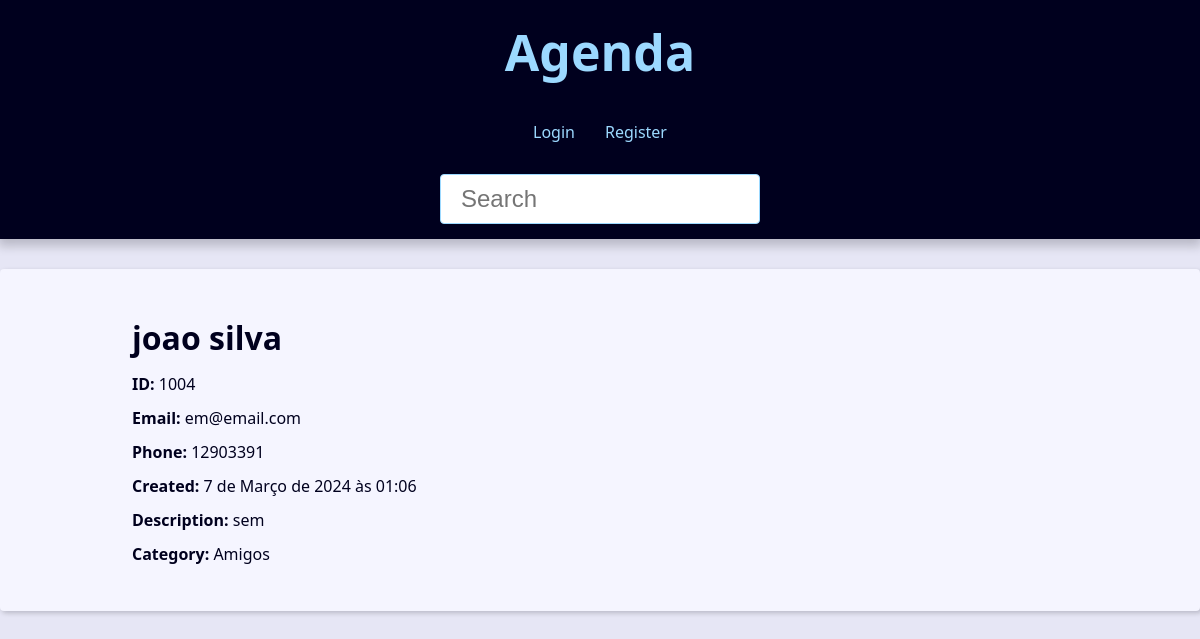
Page /contact/1004/ on the committed database.
### contact/models.py (models this page shows, shortened)
class Contact(models.Model):
  first_name = models.CharField(max_length=50)
  last_name = models.CharField(max_length=50, blank=True)
  phone = models.CharField(max_length=50)
  email = models.EmailField(max_length=250, blank=True)
  created = models.DateTimeField(default=timezone.now)
  description = models.TextField(blank=True)
  show = models.BooleanField(default=True)
  picture = models.ImageField(upload_to='pictures/%Y/%m/', blank=True, null=True)
  category = models.ForeignKey(Category, on_delete=models.SET_NULL, null=True, blank=True)
  owner = models.ForeignKey(User, on_delete=models.SET_NULL, null=True, blank=True)

class Category(models.Model):
  class Meta:
    verbose_name_plural = 'Categories'
    verbose_name = 'Category'
  name = models.CharField(max_length=50)

### contact/views/contact_view.py (the view)
# urls.py: path('contact/<int:contact_id>/', view=views.contact, name='contact'),
def contact(request, contact_id):
    single = get_object_or_404(Contact, pk=contact_id, show=True)
    return render(request, 'contact/contact.html', {'contact': single})

### contact/templates/contact/contact.html (shortened to what this page needs)
{% extends "global/base.html" %}
{% block content %}
<div class="single-contact">
  <h1 class="single-contact-name">
    {{ contact.first_name }} {{ contact.last_name }}
  </h1>
  <p><b>ID: </b> {{ contact.id }}</p>
  <p><b>Email: </b> {{ contact.email }}</p>
  <p><b>Phone: </b> {{ contact.phone }}</p>
  <p><b>Created: </b> {{ contact.created }}</p>
  <p><b>Description: </b> {{ contact.description }}</p>
  <p><b>Category: </b> {{ contact.category.name }}</p>
</div>
{% endblock content %}

### base_static/global/css/style.css (style rules this page uses)
:root { --spacing: 1.5rem; --link-dark-color: rgb(0, 83, 134); --link-light-color: rgb(156, 217, 255); --clr-white: rgb(245, 245, 255); --clr-black: rgb(0, 0, 30); --clr-light-gray: rgb(230, 230, 245); --clr-dark-shadow-5: rgba(0, 0, 10, 5%); --clr-dark-shadow-10: rgba(0, 0, 10, 10%); --clr-dark-shadow-20: rgba(0, 0, 10, 20%); --clr-light-shadow-5: rgba(200, 200, 255, 5%); --clr-light-shadow-10: rgba(200, 200, 255, 10%); --clr-light-shadow-20: rgba(200, 200, 255, 20%); --main-page-width: 120rem; --table-min-width: 60rem; --biggest-font-size: 5rem; --bigger-font-size: 4rem; --big-font-size: 3.2rem; --medium-font-size: 2.4rem; --small-font-size: 1.6rem; --smaller-font-size: 1.4rem; --smallest-font-size: 1.2rem; --transition-fast: 300ms; --transition-medium: 600ms; --transition-slow: 1s; --default-border-radius: 4px; }
*, *::before, *::after { margin: 0; padding: 0; box-sizing: border-box; }
html { font-size: 62.5%; }
body { font-family: system-ui, -apple-system, BlinkMacSystemFont, 'Segoe UI', Roboto, Oxygen, Ubuntu, Cantarell, 'Open Sans', 'Helvetica Neue', sans-serif; line-height: 1.5; font-size: var(--small-font-size); color: var(--clr-black); -webkit-font-smoothing: antialiased; background: var(--clr-light-gray); }
@media (min-width: 600px) { .single-contact { max-width: 80%; margin: calc(var(--spacing) * 2) auto; } }
.single-contact h1 { margin: 1rem 0; }
.single-contact p { margin: 1rem 0; }

### rows in the picture
Contact: first_name "joao", last_name "silva", id "1004", email "em@email.com", phone "12903391", created "7 de Março de 2024 às 01:06", description "sem", category.name "Amigos"
